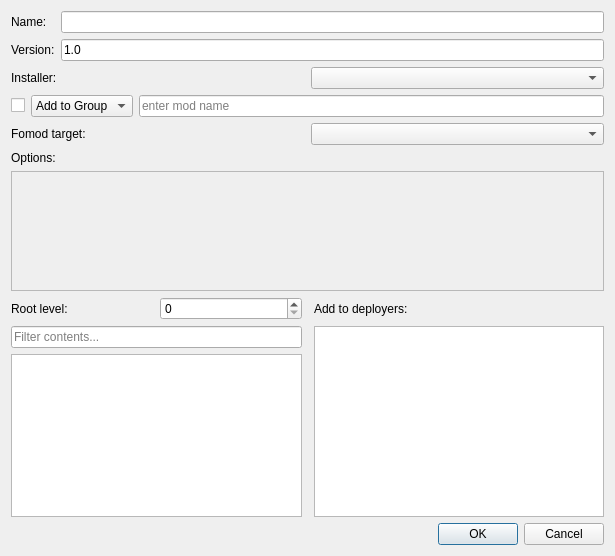
<?xml version="1.0" encoding="UTF-8"?>
<ui version="4.0">
 <class>AddModDialog</class>
 <widget class="QDialog" name="AddModDialog">
  <property name="geometry">
   <rect>
    <x>0</x>
    <y>0</y>
    <width>615</width>
    <height>556</height>
   </rect>
  </property>
  <property name="windowTitle">
   <string>Install Mod</string>
  </property>
  <layout class="QGridLayout" name="gridLayout_6">
   <item row="5" column="0" colspan="3">
    <widget class="QScrollArea" name="options_container">
     <property name="minimumSize">
      <size>
       <width>0</width>
       <height>120</height>
      </size>
     </property>
     <property name="widgetResizable">
      <bool>true</bool>
     </property>
     <widget class="QWidget" name="scrollAreaWidgetContents">
      <property name="geometry">
       <rect>
        <x>0</x>
        <y>0</y>
        <width>595</width>
        <height>118</height>
       </rect>
      </property>
     </widget>
    </widget>
   </item>
   <item row="3" column="0" colspan="3">
    <layout class="QGridLayout" name="gridLayout_5">
     <item row="0" column="0">
      <widget class="QLabel" name="fomod_label">
       <property name="toolTip">
        <string>This deployer's target directory is used by the fomod installer to check for file dependencies</string>
       </property>
       <property name="text">
        <string>Fomod target:</string>
       </property>
      </widget>
     </item>
     <item row="0" column="1">
      <widget class="QComboBox" name="fomod_deployer_box"/>
     </item>
    </layout>
   </item>
   <item row="8" column="2">
    <widget class="QDialogButtonBox" name="buttonBox">
     <property name="orientation">
      <enum>Qt::Horizontal</enum>
     </property>
     <property name="standardButtons">
      <set>QDialogButtonBox::Cancel|QDialogButtonBox::Ok</set>
     </property>
    </widget>
   </item>
   <item row="4" column="0">
    <widget class="QLabel" name="label_5">
     <property name="toolTip">
      <string>Options for the installer</string>
     </property>
     <property name="text">
      <string>Options:</string>
     </property>
    </widget>
   </item>
   <item row="6" column="2">
    <widget class="QLabel" name="label_4">
     <property name="toolTip">
      <string>The new mod will be added to these installers</string>
     </property>
     <property name="text">
      <string>Add to deployers:</string>
     </property>
    </widget>
   </item>
   <item row="7" column="2">
    <widget class="QListWidget" name="deployer_list">
     <property name="editTriggers">
      <set>QAbstractItemView::NoEditTriggers</set>
     </property>
     <property name="selectionMode">
      <enum>QAbstractItemView::NoSelection</enum>
     </property>
    </widget>
   </item>
   <item row="0" column="0" colspan="3">
    <layout class="QGridLayout" name="gridLayout">
     <item row="0" column="0">
      <widget class="QLabel" name="label">
       <property name="toolTip">
        <string>Mod name</string>
       </property>
       <property name="text">
        <string>Name:</string>
       </property>
      </widget>
     </item>
     <item row="0" column="1">
      <widget class="ValidatingLineEdit" name="name_text">
       <property name="clearButtonEnabled">
        <bool>false</bool>
       </property>
      </widget>
     </item>
     <item row="1" column="0">
      <widget class="QLabel" name="label_2">
       <property name="toolTip">
        <string>Mod version</string>
       </property>
       <property name="text">
        <string>Version:</string>
       </property>
      </widget>
     </item>
     <item row="1" column="1">
      <widget class="ValidatingLineEdit" name="version_text">
       <property name="acceptDrops">
        <bool>true</bool>
       </property>
       <property name="text">
        <string>1.0</string>
       </property>
      </widget>
     </item>
    </layout>
   </item>
   <item row="7" column="0">
    <layout class="QVBoxLayout" name="content_tree_layout">
     <item>
      <widget class="QLineEdit" name="content_filter">
       <property name="toolTip">
        <string>Filter archive contents by name (case-insensitive substring match). Issue #146 / NexusMods.App#3815.</string>
       </property>
       <property name="placeholderText">
        <string>Filter contents...</string>
       </property>
       <property name="clearButtonEnabled">
        <bool>true</bool>
       </property>
      </widget>
     </item>
     <item>
      <widget class="QTreeWidget" name="content_tree">
       <property name="toolTip">
        <string>Mod contents</string>
       </property>
       <property name="headerHidden">
        <bool>true</bool>
       </property>
       <column>
        <property name="text">
         <string notr="true">1</string>
        </property>
       </column>
      </widget>
     </item>
    </layout>
   </item>
   <item row="6" column="0">
    <layout class="QGridLayout" name="gridLayout_4">
     <item row="0" column="0">
      <widget class="QLabel" name="label_6">
       <property name="toolTip">
        <string>Removes the first n directories from every path</string>
       </property>
       <property name="text">
        <string>Root level:</string>
       </property>
      </widget>
     </item>
     <item row="0" column="1">
      <widget class="QSpinBox" name="root_level_box">
       <property name="suffix">
        <string/>
       </property>
      </widget>
     </item>
    </layout>
   </item>
   <item row="2" column="0" colspan="3">
    <layout class="QGridLayout" name="gridLayout_2">
     <item row="0" column="0">
      <widget class="QCheckBox" name="group_check">
       <property name="toolTip">
        <string>Only one mod in a group can be active at a time</string>
       </property>
       <property name="text">
        <string/>
       </property>
      </widget>
     </item>
     <item row="0" column="2">
      <widget class="ValidatingLineEdit" name="group_field">
       <property name="placeholderText">
        <string>enter mod name</string>
       </property>
      </widget>
     </item>
     <item row="0" column="1">
      <widget class="QComboBox" name="group_combo_box">
       <item>
        <property name="text">
         <string>Add to Group</string>
        </property>
       </item>
       <item>
        <property name="text">
         <string>Replace Mod</string>
        </property>
       </item>
      </widget>
     </item>
    </layout>
   </item>
   <item row="1" column="0" colspan="3">
    <layout class="QGridLayout" name="gridLayout_3">
     <item row="0" column="1">
      <widget class="QComboBox" name="installer_box"/>
     </item>
     <item row="0" column="0">
      <widget class="QLabel" name="label_3">
       <property name="toolTip">
        <string>Determines how mods are installed</string>
       </property>
       <property name="text">
        <string>Installer:</string>
       </property>
      </widget>
     </item>
    </layout>
   </item>
  </layout>
 </widget>
 <customwidgets>
  <customwidget>
   <class>ValidatingLineEdit</class>
   <extends>QLineEdit</extends>
   <header>ui/validatinglineedit.h</header>
  </customwidget>
 </customwidgets>
 <resources/>
 <connections>
  <connection>
   <sender>buttonBox</sender>
   <signal>accepted()</signal>
   <receiver>AddModDialog</receiver>
   <slot>accept()</slot>
   <hints>
    <hint type="sourcelabel">
     <x>248</x>
     <y>254</y>
    </hint>
    <hint type="destinationlabel">
     <x>157</x>
     <y>274</y>
    </hint>
   </hints>
  </connection>
  <connection>
   <sender>buttonBox</sender>
   <signal>rejected()</signal>
   <receiver>AddModDialog</receiver>
   <slot>reject()</slot>
   <hints>
    <hint type="sourcelabel">
     <x>316</x>
     <y>260</y>
    </hint>
    <hint type="destinationlabel">
     <x>286</x>
     <y>274</y>
    </hint>
   </hints>
  </connection>
 </connections>
</ui>
